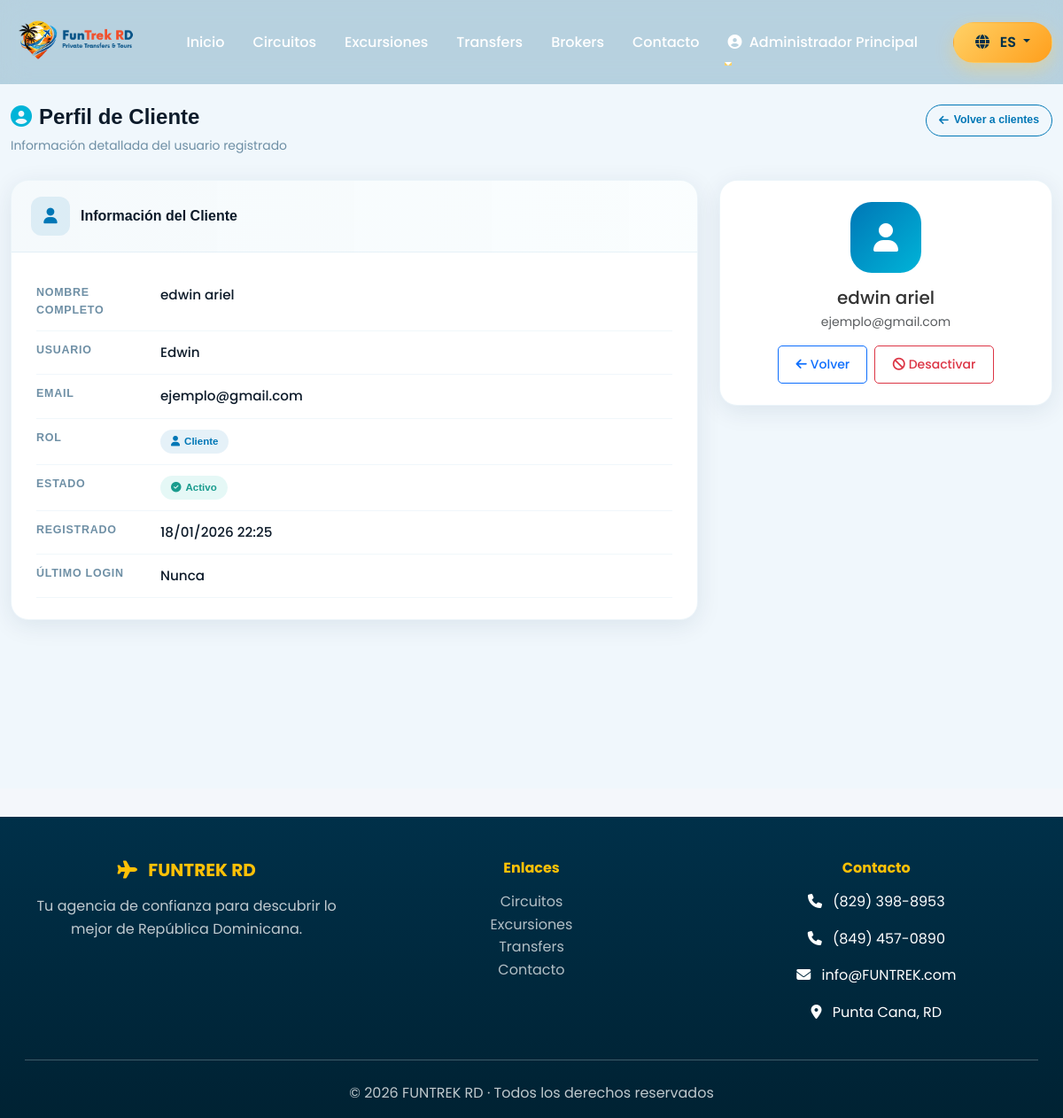
/public/admin/client_view/5 (signed in), run on the app's committed database.
### tables this page shows
CREATE TABLE `users` (
  `id` int(11) NOT NULL,
  `username` varchar(100) NOT NULL,
  `email` varchar(255) NOT NULL,
  `password` varchar(255) NOT NULL,
  `full_name` varchar(255) DEFAULT NULL,
  `role` enum('admin','agent','client') DEFAULT 'agent',
  `active` tinyint(1) DEFAULT 1,
  `last_login` timestamp NULL DEFAULT NULL,
  `reset_token` varchar(255) DEFAULT NULL,
  `reset_expires` datetime DEFAULT NULL,
  `created_at` timestamp NOT NULL DEFAULT current_timestamp()
);

### app/controllers/AdminController.php (called while the page is built, shortened)
<?php
class AdminController
{
    protected $userModel;
    public function __construct()
    {
        $this->userModel          = new User();
    }
    public function client_view($id)
    {
        $client = $this->userModel->findById($id);
        $this->view('admin/clients/view', [
            'title'  => 'Perfil de Cliente',
            'client' => $client
        ]);
    }
    protected function view($view, $data = [])
    {
        extract($data);
        require APP_ROOT . "/app/views/{$view}.php";
    }
}

### public/index.php (called while the page is built, shortened)
<?php
require_once APP_ROOT . '/app/core/Model.php';
spl_autoload_register(function ($className) {
    $paths = [
        APP_ROOT . '/app/core/' . $className . '.php',
        APP_ROOT . '/app/controllers/' . $className . '.php',
        APP_ROOT . '/app/models/' . $className . '.php',
    ];
    foreach ($paths as $path) {
        if (file_exists($path)) {
            return;
        }
    }
});
$url = $_GET['url'] ?? 'home/index';
$url = rtrim($url, '/');
$url = filter_var($url, FILTER_SANITIZE_URL);
$urlParts = explode('/', $url);
$controllerMap = [
    'home'        => 'HomeController',
    'paquetes'    => 'PaquetesController',
    'packages'    => 'PaquetesController',
    'transfers'   => 'TransfersController',
    'excursiones' => 'ExcursionsController',
    'excursions'  => 'ExcursionsController',
    'contacto'    => 'ContactController',
    'contact'     => 'ContactController',
    'brokers'     => 'BrokersController',
    'reserva'     => 'BookingController',
    'booking'     => 'BookingController',
    'auth'        => 'AuthController',
    'dashboard'   => 'DashboardController',
    'admin'       => 'AdminController',
];
$controllerKey = strtolower($urlParts[0] ?? 'home');
if ($controllerKey === 'api' && isset($urlParts[1]) && $urlParts[1] === 'custom-requests') {
    $controllerName = 'CustomRequestsApiController';
    $action = $urlParts[2] ?? 'show';
    $params = array_slice($urlParts, 3);
}
elseif ($controllerKey === 'admin' && isset($urlParts[1])) {
    $action = $urlParts[1];
    $params = array_slice($urlParts, 2);
}
else {
    $controllerName = $controllerMap[$controllerKey] ?? 'HomeController';
    $action = $urlParts[1] ?? 'index';
    $params = array_slice($urlParts, 2);
}
try {
    $controller = new $controllerName();
    call_user_func_array([$controller, $action], $params);
} catch (Throwable $e) {
    error_log('[Router Error] ' . $e->getMessage() . ' in ' . $e->getFile() . ':' . $e->getLine());
    showError(500, defined('APP_DEBUG') && APP_DEBUG ? $e->getMessage() : 'Error interno del servidor');
}

### app/core/Database.php (called while the page is built, shortened)
<?php
class Database {
    private static $instance = null;
    private $connection;
    private function __construct() {
        try {
            $dsn = "mysql:host=" . DB_HOST . ";dbname=" . DB_NAME . ";charset=utf8mb4";
            $this->connection = new PDO($dsn, DB_USER, DB_PASS);
            $this->connection->setAttribute(PDO::ATTR_ERRMODE, PDO::ERRMODE_EXCEPTION);
            $this->connection->setAttribute(PDO::ATTR_DEFAULT_FETCH_MODE, PDO::FETCH_ASSOC);
            $this->connection->setAttribute(PDO::ATTR_EMULATE_PREPARES, false);
        } catch (PDOException $e) {
            error_log("Error de conexión a BD: " . $e->getMessage());
            if (defined('DEBUG') && DEBUG) {
                throw new Exception("Error de conexión a la base de datos: " . $e->getMessage());
            } else {
                throw new Exception("Error de conexión a la base de datos. Por favor, contacta al administrador.");
            }
        }
    }
    public static function getInstance() {
        if (self::$instance === null) {
            self::$instance = new self();
        }
        return self::$instance;
    }
    public function getConnection() {
        return $this->connection;
    }
}

### app/core/Model.php (called while the page is built, shortened)
<?php
abstract class Model {
    public function __construct() {
        $this->db = Database::getInstance()->getConnection();
    }
}

### app/models/User.php (called while the page is built, shortened)
<?php
class User extends Model
{
    protected $table = 'users';
    public function findById($id)
    {
        $stmt = $this->db->prepare("SELECT * FROM {$this->table} WHERE id = ?");
        $stmt->execute([$id]);
        return $stmt->fetch(PDO::FETCH_ASSOC);
    }
}

### app/views/admin/clients/view.php (the view, shortened to what this page needs)
<?php require_once APP_ROOT . '/app/views/layouts/header.php'; ?>
<?php require_once APP_ROOT . '/app/views/layouts/navigation.php'; ?>
<div class="adm-page">
    <div class="container-fluid">
        <div class="adm-ph">
            <div>
                <h1><i class="fas fa-user-circle me-2" style="color:var(--adm-teal)"></i>Perfil de Cliente</h1>
                <p>Información detallada del usuario registrado</p>
            </div>
            <a href="<?= APP_URL ?>/admin/clients" class="adm-back-btn"><i class="fas fa-arrow-left"></i>Volver a clientes</a>
        </div>
        <div class="row">
            <div class="col-lg-8">
                <div class="adm-card">
                    <div class="adm-card-header">
                        <div class="adm-card-header-icon"><i class="fas fa-user"></i></div>
                        <h5>Información del Cliente</h5>
                    </div>
                    <div class="adm-card-body">
                        <div class="adm-info-row">
                            <div class="adm-info-label">Nombre completo</div>
                            <div class="adm-info-value"><?= htmlspecialchars($client['full_name'] ?? 'N/A') ?></div>
                        </div>
                        <div class="adm-info-row">
                            <div class="adm-info-label">Usuario</div>
                            <div class="adm-info-value"><?= htmlspecialchars($client['username']) ?></div>
                        </div>
                        <div class="adm-info-row">
                            <div class="adm-info-label">Email</div>
                            <div class="adm-info-value"><?= htmlspecialchars($client['email']) ?></div>
                        </div>
                        <div class="adm-info-row">
                            <div class="adm-info-label">Rol</div>
                            <div class="adm-info-value">
                                <span class="adm-badge <?= ($client['role'] ?? 'client') === 'admin' ? 'adm-badge-admin' : 'adm-badge-client' ?>">
                                    <i class="fas <?= ($client['role'] ?? 'client') === 'admin' ? 'fa-user-shield' : 'fa-user' ?>"></i>
                                    <?= ($client['role'] ?? 'client') === 'admin' ? 'Administrador' : 'Cliente' ?>
                                </span>
                            </div>
                        </div>
                        <div class="adm-info-row">
                            <div class="adm-info-label">Estado</div>
                            <div class="adm-info-value">
                                <span class="adm-badge <?= !empty($client['active']) ? 'adm-badge-active' : 'adm-badge-inactive' ?>">
                                    <i class="fas <?= !empty($client['active']) ? 'fa-check-circle' : 'fa-times-circle' ?>"></i>
                                    <?= !empty($client['active']) ? 'Activo' : 'Inactivo' ?>
                                </span>
                            </div>
                        </div>
                        <div class="adm-info-row">
                            <div class="adm-info-label">Registrado</div>
                            <div class="adm-info-value"><?= date('d/m/Y H:i', strtotime($client['created_at'])) ?></div>
                        </div>
                        <div class="adm-info-row">
                            <div class="adm-info-label">Último login</div>
                            <div class="adm-info-value">
                                <?= $client['last_login'] ? date('d/m/Y H:i', strtotime($client['last_login'])) : 'Nunca' ?>
                            </div>
                        </div>
                    </div>
                </div>
            </div>
            <div class="col-lg-4">
                <div class="adm-card text-center">
                    <div class="adm-card-body">
                        <div class="adm-avatar-large mx-auto">
                            <i class="fas fa-user"></i>
                        </div>
                        <h5 class="mt-2 mb-1"><?= htmlspecialchars($client['full_name'] ?? $client['username']) ?></h5>
                        <p class="text-muted small"><?= htmlspecialchars($client['email']) ?></p>
                        <div class="d-flex justify-content-center gap-2 mt-3">
                            <a href="<?= APP_URL ?>/admin/clients" class="btn btn-outline-primary btn-sm">
                                <i class="fas fa-arrow-left me-1"></i>Volver
                            </a>
                            <?php if (!empty($client['active'])): ?>
                                <a href="<?= APP_URL ?>/admin/client_deactivate/<?= $client['id'] ?>" class="btn btn-outline-danger btn-sm" onclick="return confirm('¿Desactivar este cliente?')">
                                    <i class="fas fa-ban me-1"></i>Desactivar
                                </a>
                            <?php else: ?>
                                <a href="<?= APP_URL ?>/admin/client_activate/<?= $client['id'] ?>" class="btn btn-outline-success btn-sm" onclick="return confirm('¿Reactivar este cliente?')">
                                    <i class="fas fa-check-circle me-1"></i>Reactivar
                                </a>
                            <?php endif; ?>
                        </div>
                    </div>
                </div>
            </div>
        </div>
    </div>
</div>
<?php require_once APP_ROOT . '/app/views/layouts/footer.php'; ?>

### public/assets/css/style.css (style rules this page uses)
:root { --primary-color: #007bff; --secondary-color: #6c757d; --success-color: #28a745; --warning-color: #ffc107; --danger-color: #dc3545; --light-color: #f8f9fa; --dark-color: #343a40; --header-bg: #004080; --header-text: #ffffff; --navbar-height: 90px; }
* { margin: 0; padding: 0; box-sizing: border-box; }
body { font-family: 'Poppins', Arial, sans-serif; background: #f9f9f9; color: #333; line-height: 1.6; padding-top: var(--navbar-height); }
.btn { display: inline-block; padding: 0.6rem 1.2rem; border-radius: 5px; text-decoration: none; font-weight: 500; transition: background 0.3s ease, transform 0.2s ease; }

### public/assets/css/custom.css (style rules this page uses)
:root { --bg-color: #d1e8ff; --shadow-light: #f0fbff; --shadow-dark: #a6b9cc; --accent-color: #0077b6; }
:root { --primary-color: #0077b6; --secondary-color: #6c757d; --success-color: #2ec4b6; --warning-color: #ffd166; --danger-color: #e63946; --light-color: #f8f9fa; --dark-color: #003049; --header-bg: rgba(0, 96, 140, 0.25); --header-bg-solid: rgba(0, 96, 140, 0.95); --header-text: #ffffff; --navbar-height: 90px; }
* { margin: 0; padding: 0; box-sizing: border-box; }
body { font-family: 'Poppins', Arial, sans-serif; background: #f4f7fb; color: #333; line-height: 1.6; padding-top: var(--navbar-height); }

### app/views/layouts/header.php (style rules this page uses)
body, html { top: 0 !important; margin-top: 0 !important; position: relative !important; }

### app/views/admin/clients/view.php (style rules this page uses)
:root { --adm-blue: #0077B6; --adm-teal: #00B4D8; --adm-green: #2EC4B6; --adm-sand: #F9C74F; --adm-red: #e74c3c; --adm-dark: #0D1B2A; --adm-muted: #6E8FA5; --adm-foam: #EAF6FF; --ease: cubic-bezier(.22, 1, .36, 1); }
.adm-page { padding: 28px 0 60px; min-height: 100vh; background: #F0F7FC; }
.adm-ph { display: flex; justify-content: space-between; align-items: flex-start; margin-bottom: 28px; flex-wrap: wrap; gap: 12px; }
.adm-ph h1 { font-family: 'Sora', sans-serif; font-size: 1.5rem; font-weight: 800; color: var(--adm-dark); margin: 0 0 6px; }
.adm-ph p { font-size: .87rem; color: var(--adm-muted); margin: 0; }
.adm-back-btn { display: inline-flex; align-items: center; gap: 6px; font-family: 'Sora', sans-serif; font-size: .77rem; font-weight: 700; color: var(--adm-blue); border: 1.5px solid var(--adm-blue); background: transparent; padding: 7px 14px; border-radius: 999px; text-decoration: none; transition: all .22s var(--ease); }
.adm-card { background: #fff; border-radius: 20px; box-shadow: 0 6px 28px rgba(0, 45, 79, .09); border: 1px solid rgba(0, 119, 182, .08); overflow: hidden; margin-bottom: 20px; }
.adm-card-header { padding: 18px 22px; border-bottom: 1px solid rgba(0, 119, 182, .08); display: flex; align-items: center; gap: 12px; background: linear-gradient(90deg, rgba(0, 119, 182, .04), rgba(0, 180, 216, .02)); }
.adm-card-header-icon { width: 44px; height: 44px; border-radius: 12px; display: flex; align-items: center; justify-content: center; font-size: 1.1rem; flex-shrink: 0; background: rgba(0, 119, 182, .10); color: var(--adm-blue); }
.adm-card-header h5 { font-family: 'Sora', sans-serif; font-size: 1rem; font-weight: 700; color: var(--adm-dark); margin: 0; }
.adm-card-body { padding: 24px 28px; }
.adm-info-row { display: flex; padding: 12px 0; border-bottom: 1px solid rgba(0, 119, 182, .06); }
.adm-info-label { width: 140px; font-family: 'Sora', sans-serif; font-size: .78rem; font-weight: 700; color: var(--adm-muted); text-transform: uppercase; letter-spacing: .06em; flex-shrink: 0; }
.adm-info-value { font-size: .95rem; color: var(--adm-dark); font-weight: 500; }
.adm-badge { display: inline-flex; align-items: center; gap: 5px; font-family: 'Sora', sans-serif; font-size: .72rem; font-weight: 700; padding: 4px 12px; border-radius: 999px; }
.adm-badge-active { background: rgba(46, 196, 182, .12); color: #1a9c8e; }
.adm-badge-client { background: rgba(0, 119, 182, .10); color: var(--adm-blue); }
.adm-avatar-large { width: 80px; height: 80px; border-radius: 24px; background: linear-gradient(135deg, var(--adm-blue), var(--adm-teal)); color: #fff; display: flex; align-items: center; justify-content: center; font-size: 2rem; margin-bottom: 16px; }

### data on the page
users: full_name "edwin ariel", username "Edwin", email "ejemplo@gmail.com", created_at "18/01/2026 22:25"

### other printed values
__('nav_home') "Inicio"
__('nav_packages') "Circuitos"
__('nav_excursions') "Excursiones"
__('nav_transfers') "Transfers"
__('nav_brokers') "Brokers"
__('nav_contact') "Contacto"
$_SESSION['user_name'] "Administrador Principal"
__('footer_description') "Tu agencia de confianza para descubrir lo mejor de República Dominicana."
__('footer_links') "Enlaces"
__('footer_contact') "Contacto"
__('footer_rights') "Todos los derechos reservados"
